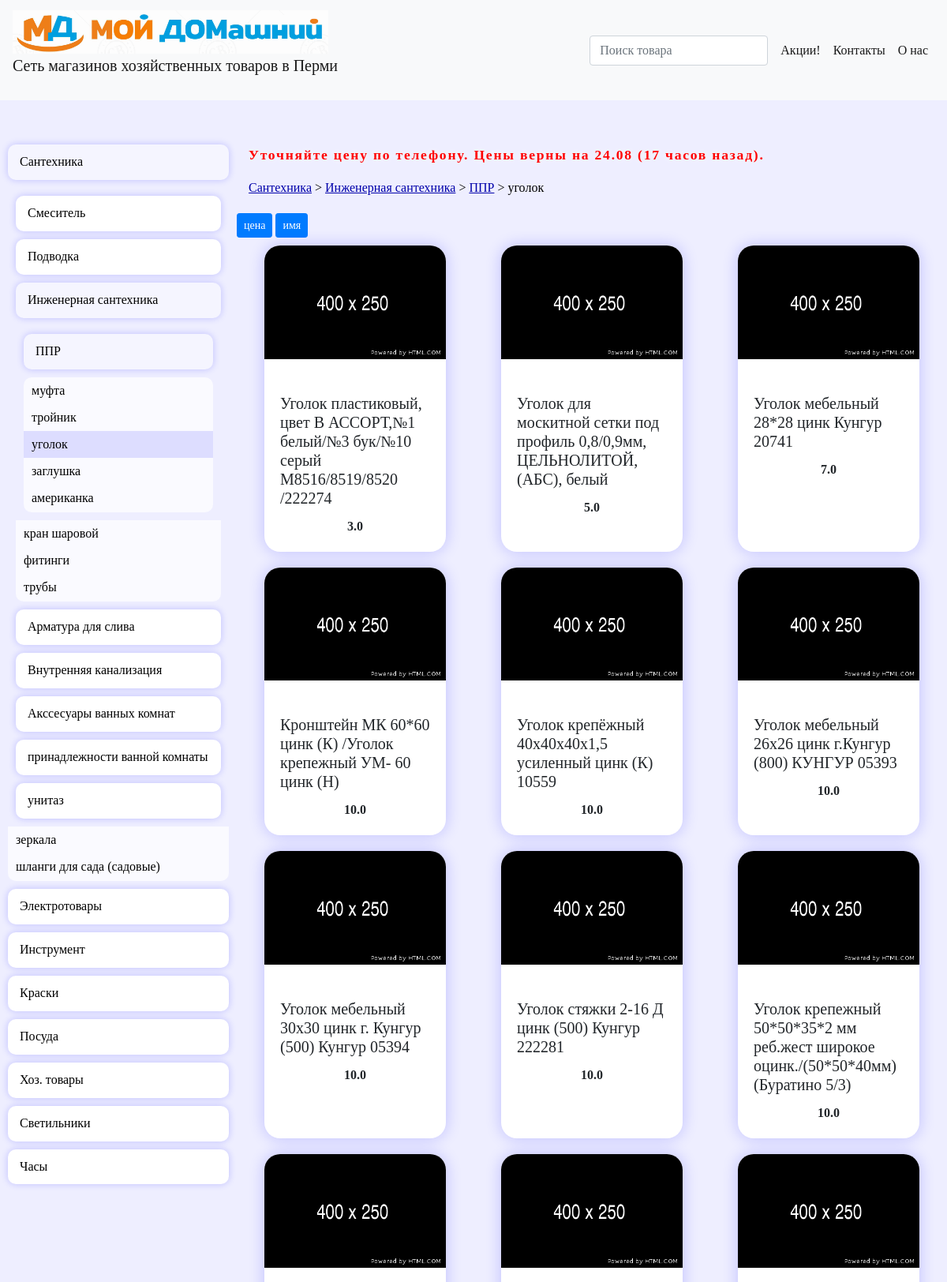
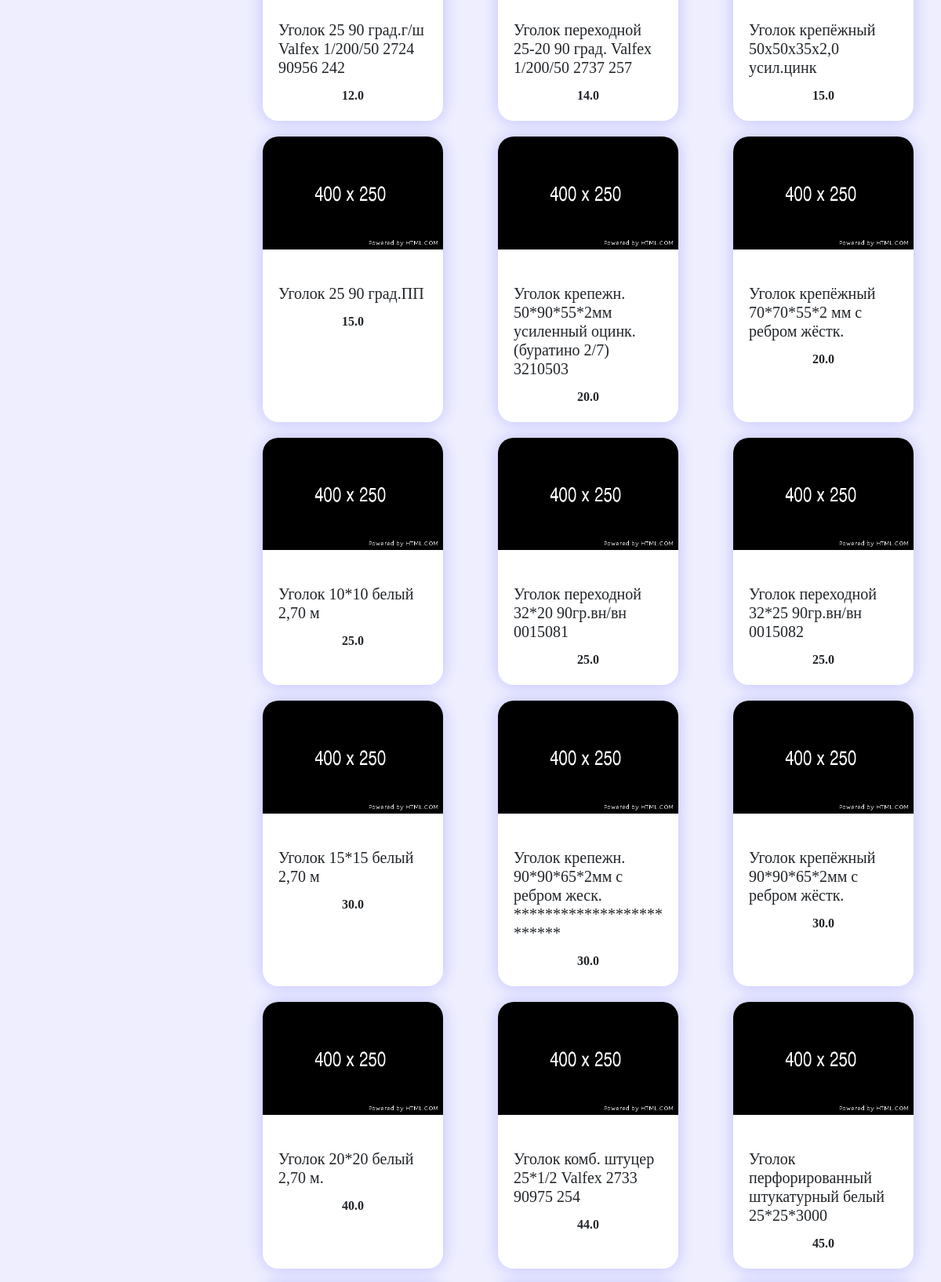
Page /items/1.3.4.3 (upper part) on the committed database (2 pictures, top to bottom).
### shop/database.py (models this page shows, shortened)
class BaseModel(Model):
    class Meta:
        database = db

class Item(BaseModel):
    id = IntegerField(primary_key=True)
    name = TextField()
    cost = FloatField()
    count = IntegerField()
    group = TextField(default="others")
    img = "not.png"
    full_match = False
    __tablename__ = "item"
    __searchable__ = ["name"]

### shop/main.py (the view, shortened to what this page needs)
@app.route("/items/<string:path>", methods=["GET", "POST"])
def item(path):
    if not validate_path(path):
        return not_found(404)
    items = sorted(extract_items(path), key=lambda x: float(x["cost"]))
    return render_template(
        "item.html", items=items, path=items_path(path), date=get_date()
    )

### shop/main.py
class SearchForm(FlaskForm):
    q = StringField("поиск товара", validators=[DataRequired()])
    def __init__(self, *args, **kwargs):
        if "formdata" not in kwargs:
            kwargs["formdata"] = request.args
        if "csrf_enabled" not in kwargs:
            kwargs["csrf_enabled"] = False
        super(SearchForm, self).__init__(*args, **kwargs)

### shop/ext.py (called while the page is built)
def cfg2json():
    base = Config.select().where(Config.id == 1).get()
    config = configparser.ConfigParser()
    config.read_string(base.config)
    items = {}
    for section in config:
        if section == "DEFAULT":
            continue
        items[section] = {}
        for key in config[section]:
            if key != "regex":
                items[section][key] = config[section][key]
    return items

def items_path(path):
    path_list = []
    prev = ""
    try:
        for i in enumerate(path.split(".")):
            if i[0] != 0:
                prev += "."
            prev += str(i[1])
            path_list.append(menu_map[prev])
    except:
        path_list = []
    return path_list

def validate_path(path: str):
    for char in path:
        if not (char.isdigit() or char == "."):
            return False
    return True

def items2json(items):
    m = {item.name: item for item in items}
    imgs = Image.select().where(Image.name.in_([item.name for item in items]))
    for i in imgs:
        m[i.name].img = i.path
    l = []
    for key in m:
        item = m[key]
        l.append(
            {
                "name": item.name,
                "count": item.count,
                "cost": item.cost,
                "img": item.img,
                "id": item.id,
            }
        )
    l.sort(key=lambda x: x["cost"])
    return l

def extract_items(path: str):
    items = Item.select().where(Item.group == path)
    if items:
        return items2json([i for i in items])
    return []

    def routing(self, key):
        if key in self.items:
            return self.items[key]
        return None

### shop/main.py (called while the page is built)
def get_date():
    return f"Цены верны на {DATE_DB_UPDATE.format('DD.MM')} ({DATE_DB_UPDATE.humanize(locale='ru')})."

@app.before_request
def before_request():
    g.search_form = SearchForm()

### templates/item.html (shortened to what this page needs)
{% extends "base.html" %}
{% block content %}
<main>
{% import "message.html" as message %}{{ message.main(date) }}
    <link rel="stylesheet" href="{{ url_for('static', filename='styles/item.css') }}">
    {% import "item_top_panel.html" as  item_top_panel %}{{ item_top_panel.main(path) }}
<div id="users">
    <button class="sort btn btn-primary btn-sm" data-sort="cost">цена</button>
    <button class="sort btn btn-primary btn-sm" data-sort="name">имя</button>
    <div class="list contain">
        {% for line in range(items|length) %}
            <div class="card">
                <img class="card-img-top" src="{{ url_for('static',  filename= 'img/' + items[line]['img']) }}" alt="Card image cap">
                <div class="card-body">
                    <i class="fas fa-faucet"></i>
                    <h5 class="name card-title">{{ items[line]["name"] }}</h5>
                    <p class="cost card-text text-center"><b>{{ items[line]['cost'] }}</b></p>
                </div>
            </div>
        {% endfor %}
    </div>
</div>
</main>
{% endblock %}

### static/styles/colors.css (style rules this page uses)
:root { --first-bg-color: #fff; --second-bg-color: #eef; --first-text-color: #000; --shadow-color-3: #00f3; --shadow-color-5: #00f5; --shadow-color-7: #00f7; --h-text-color: #000; --a-text-color: #00a; --a-hover-color: #00f; --scrollbar-thumb-bg: #ccf; --scrollbar-bg: #fff0; --body-bg: var(--second-bg-color); }
main { --index-label-bg: var(--first-bg-color); --index-label-shadow: 0 0 20px var(--shadow-color-3); --index-label-bg-hover: var(--first-bg-color); --index-label-shadow-hover: 0 0 20px var(--shadow-color-7); --index-h1-color: var(--first-text-color); --index-a-color: var(--a-hover-color); --index-a-color-hover: var(--a-text-color); --index-a-bg-hover: var(--second-bg-color); --item-path-a-color: var(--a-text-color); --item-path-a-color-hover: var(--a-hover-color); --item-path-span-color: var(--first-text-color); --item-card-bg: var(--first-bg-color); --item-card-shadow: 0 0 20px var(--shadow-color-3); --item-table-bg: var(--first-bg-color); --item-table-shadow: 0 0 20px var(--shadow-color-3); --item-table-img-shadow: 0 0 20px var(--shadow-color-5); --contacts-map-shadow: 0 0 20px var(--shadow-color-3); --contacts-table-bg: var(--first-bg-color); --contacts-table-shadow: 0 0 20px var(--shadow-color-3); }

### static/styles/header.css (style rules this page uses)
* { font-family: Verdana; }
i { font-family: "Font Awesome 5 Pro" !important; }
html { height: 100vh; }
body { padding: 0; margin: 0; display: grid; grid-template-columns: 300px auto; grid-template-rows: repeate(4, auto); background-color: var(--body-bg); min-height: 100%; }

### static/styles/menu.css (style rules this page uses)
:root { --border-color: #55f0; }

### static/styles/item.css (style rules this page uses)
main { --item-width: 230px; }
main * { overflow: hidden; }
main div.contain { display: flex; flex-direction: row; flex-wrap: wrap; align-items: stretch; justify-content: space-around; overflow: visible; }
main div.contain::after { content: ""; flex: auto; }
main div.card { flex-grow: 0; display: flex; flex-direction: column; align-items: stretch; justify-content: stretch; margin: 10px; max-width: var(--item-width); border: 0; border-radius: 20px; box-shadow: var(--item-card-shadow); background-color: var(--item-card-bg); }
main div.card img { max-width: var(--item-width); }

### rows in the picture
Item: name "Уголок пластиковый, цвет В АССОРТ,№1 белый/№3 бук/№10 серый М8516/8519/8520 /222274", cost "3.0"
Item: name "Уголок для москитной сетки под профиль 0,8/0,9мм, ЦЕЛЬНОЛИТОЙ, (АБС), белый", cost "5.0"
Item: name "Уголок мебельный 28*28 цинк Кунгур 20741", cost "7.0"
Item: name "Кронштейн МК 60*60 цинк (К) /Уголок крепежный УМ- 60 цинк (Н)", cost "10.0"
Item: name "Уголок крепёжный 40х40х40х1,5 усиленный цинк (К) 10559", cost "10.0"
Item: name "Уголок мебельный 26х26 цинк г.Кунгур (800) КУНГУР 05393", cost "10.0"
Item: name "Уголок мебельный 30х30 цинк г. Кунгур (500) Кунгур 05394", cost "10.0"
Item: name "Уголок стяжки 2-16 Д цинк (500) Кунгур 222281", cost "10.0"
Item: name "Уголок крепёжный 50х50х35х2,0 усил.цинк", cost "15.0"
Item: name "Уголок крепежн. 50*90*55*2мм усиленный оцинк. (буратино 2/7) 3210503", cost "20.0"

### other values in the picture
{{ date }} "Цены верны на 24.08 (17 часов назад)."
{{ item }} "Сантехника" "Инженерная сантехника" "ППР"
{{ item }} "уголок"
{{ items[line]["name"] }} "Уголок крепежный 50*50*35*2 мм реб.жест широкое оцинк./(50*50*40мм) (Буратино 5/3)" "Уголок 25 90 град.г/ш Valfex 1/200/50 2724 90956 242" "Уголок переходной 25-20 90 град. Valfex 1/200/50 2737 257" "Уголок 25 90 град.ПП" "Уголок крепёжный 70*70*55*2 мм с ребром жёстк." "Уголок 10*10 белый 2,70 м" "Уголок переходной 32*20 90гр.вн/вн 0015081" "Уголок переходной 32*25 90гр.вн/вн 0015082" "Уголок 15*15 белый 2,70 м" "Уголок крепежн. 90*90*65*2мм c ребром жеск. *************************" "Уголок крепёжный 90*90*65*2мм с ребром жёстк." "Уголок 20*20 белый 2,70 м." "Уголок комб. штуцер 25*1/2 Valfex 2733 90975 254" "Уголок перфорированный штукатурный белый 25*25*3000"
{{ items[line]['cost'] }} "10.0" "12.0" "14.0" "15.0" "20.0" "25.0" "25.0" "25.0" "30.0" "30.0" "30.0" "40.0" "44.0" "45.0"
